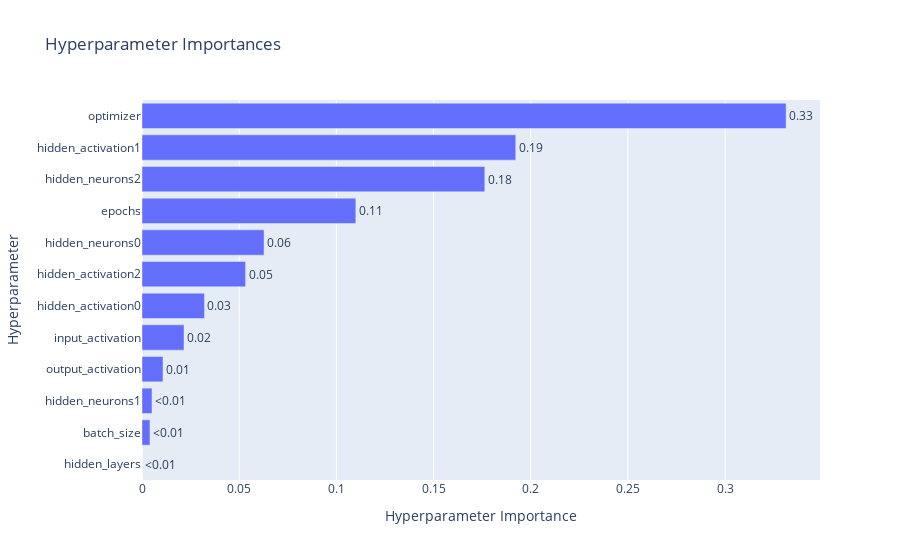

Source (notebook cell):
### Code cell
fig = optuna.visualization.plot_param_importances(ffnn_study, params=params)
show(fig)

### Figure 1 — Plotly figure (JSON) as saved in the notebook; plotly's stock layout.template omitted (floating-point values rounded to 4 significant figures)
{"data": [{"cliponaxis": false, "hovertemplate": ["hidden_layers (IntDistribution): 0.0<extra></extra>", "batch_size (CategoricalDistribution): 0.004103171306812392<extra></extra>", "hidden_neurons1 (CategoricalDistribution): 0.005138340610206762<extra></extra>", "output_activation (CategoricalDistribution): 0.010804990395893017<extra></extra>", "input_activation (CategoricalDistribution): 0.021610605237755102<extra></extra>", "hidden_activation0 (CategoricalDistribution): 0.03214516062802716<extra></extra>", "hidden_activation2 (CategoricalDistribution): 0.05330343654893607<extra></extra>", "hidden_neurons0 (CategoricalDistribution): 0.06279897551437703<extra></extra>", "epochs (IntDistribution): 0.11001342081341811<extra></extra>", "hidden_neurons2 (CategoricalDistribution): 0.17637928447028595<extra></extra>", "hidden_activation1 (CategoricalDistribution): 0.1923020438153501<extra></extra>", "optimizer (CategoricalDistribution): 0.3314005706589383<extra></extra>"], "name": "Objective Value", "orientation": "h", "text": ["<0.01", "<0.01", "<0.01", "0.01", "0.02", "0.03", "0.05", "0.06", "0.11", "0.18", "0.19", "0.33"], "textposition": "outside", "type": "bar", "x": [0, 0.004103, 0.005138, 0.0108, 0.02161, 0.03215, 0.0533, 0.0628, 0.11, 0.1764, 0.1923, 0.3314], "y": ["hidden_layers", "batch_size", "hidden_neurons1", "output_activation", "input_activation", "hidden_activation0", "hidden_activation2", "hidden_neurons0", "epochs", "hidden_neurons2", "hidden_activation1", "optimizer"]}], "layout": {"title": {"text": "Hyperparameter Importances"}, "xaxis": {"title": {"text": "Hyperparameter Importance"}}, "yaxis": {"title": {"text": "Hyperparameter"}}}}
